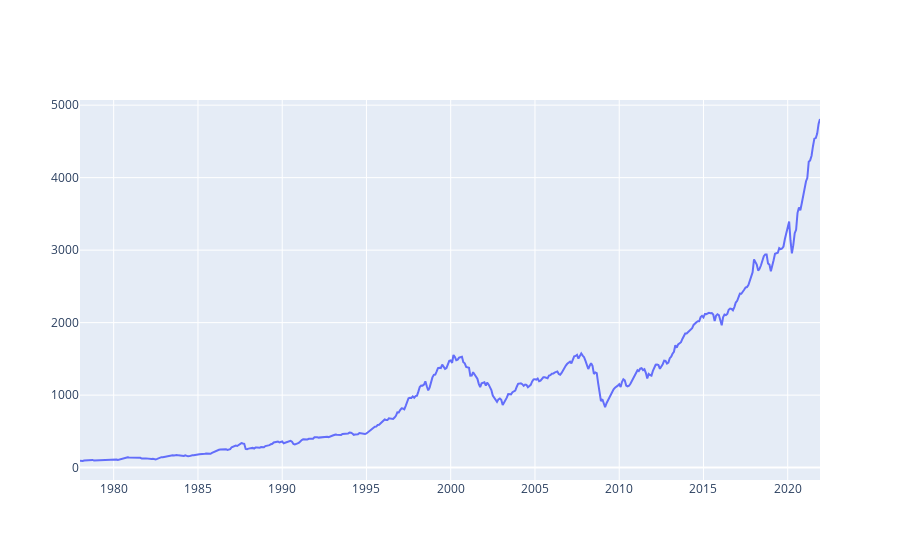

Here is the notebook cell this chart was saved with:
### Code cell
fig = go.Figure([go.Scatter(x=df['TIME'], y=df['High'])])
fig.show()

### Figure 1 — Plotly figure (JSON) as saved in the notebook; plotly's stock layout.template omitted (floating-point values rounded to 4 significant figures; data arrays with more than 128 entries replaced by an {"elided": "..."} marker saying what was removed)
{"data": [{"type": "scatter", "x": {"elided": "528 str values"}, "y": {"elided": "528 float values"}}], "layout": {}}
